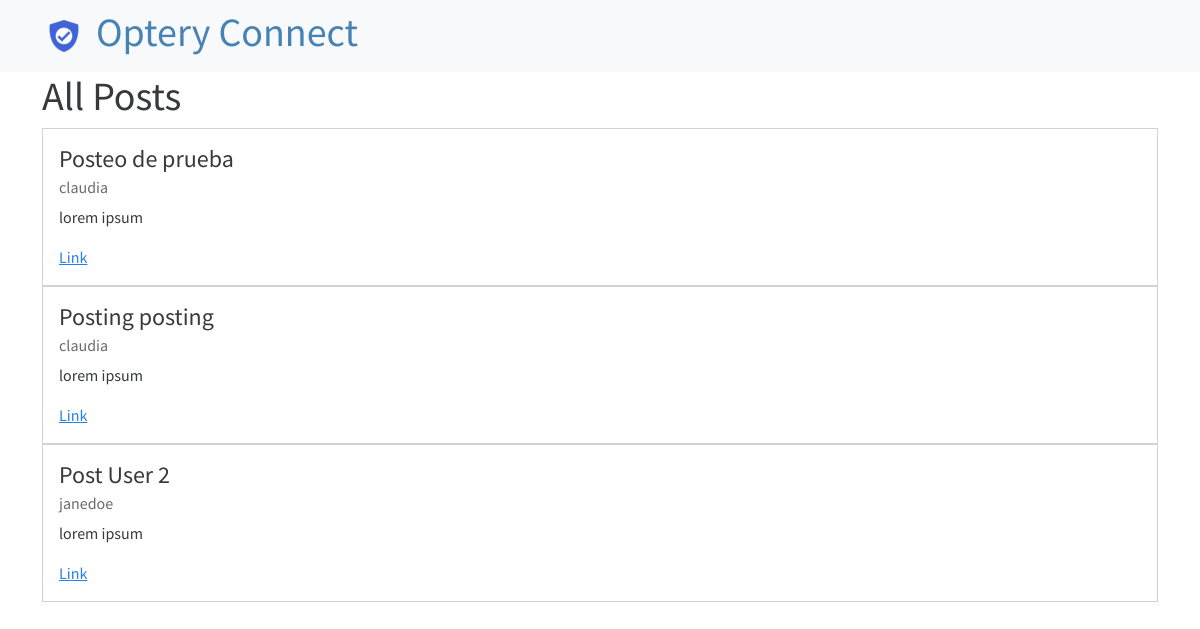
The page /social/posts/ on the database its author committed.
### social/models.py (models this page shows, shortened)
class Post(models.Model):
    title = models.CharField(max_length=200)
    content = models.TextField()
    date_posted = models.DateTimeField(auto_now_add=True)
    author = models.ForeignKey(User, on_delete=models.CASCADE)

### social/views.py (the view)
# urls.py: path('posts/', post_list, name='posts'),
def post_list(request):
    posts = Post.objects.all()
    context = {'posts': posts}
    return render(request, 'social/post_list.html', context)

### templates/social/post_list.html
{% extends 'base.html' %}
{% block content %}
<h1>All Posts</h1>
{% for post in posts %}
<div class="card">
    <div class="card-body">
        <h4 class="card-title">{{ post.title }}</h4>
        <h6 class="card-subtitle mb-2 text-muted">{{ post.author.username }}</h6>
        <p class="card-text">{{ post.content }}</p>
        <a href="#" class="card-link">Link</a>
    </div>
</div>
{% endfor %}
{% endblock %}

### rows shown on the page
Post: title "Posteo de prueba", author.username "claudia", content "lorem ipsum"
Post: title "Posting posting", author.username "claudia", content "lorem ipsum"
Post: title "Post User 2", author.username "janedoe", content "lorem ipsum"
